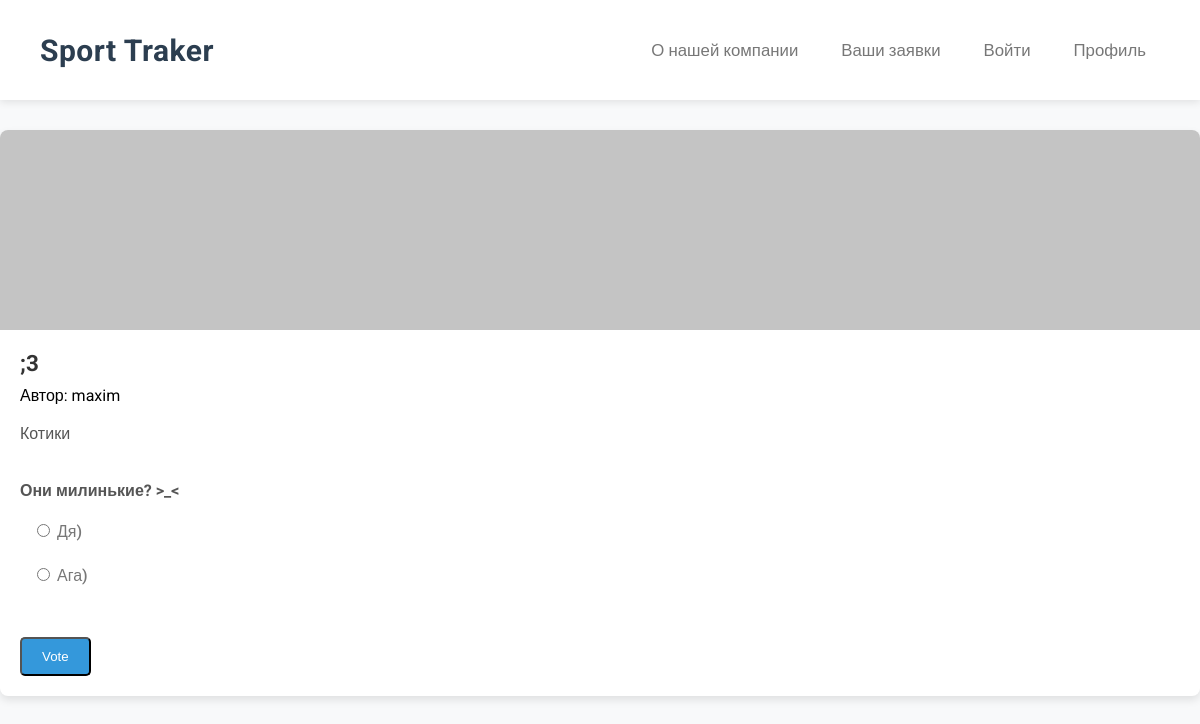
Screenshot of /voting?id=3 with the database file from the repository.
### main/models.py (models this page shows)
class Votings(models.Model):
    author = models.ForeignKey(User, on_delete=models.CASCADE)
    image = models.ImageField()
    name = models.TextField()
    description = models.TextField()
    questions_number = models.IntegerField()

class Questions(models.Model):
    voting = models.ForeignKey(Votings, on_delete=models.CASCADE)
    image = models.ImageField()
    question = models.TextField()
    type_of_voting = models.TextField()

class Answers(models.Model):
    question = models.ForeignKey(Questions, on_delete=models.CASCADE)
    answer = models.TextField()

### main/views.py (the view)
# urls.py: path('voting', voting, name='voting'),
def voting(request):
    context = {
        "is_admin": False,
        "is_auth": False,
        "IsExist": False
    }
    if request.user.is_superuser:
        context["is_admin"] = True
    id_of_page = request.GET.get("id", "not founded")
    if (id_of_page != "not founded"):
        _voting = Votings.objects.filter(id=id_of_page)
        if (len(_voting) != 0):
            context["IsExist"] = True
            context["about_label"] = _voting[0].name
            context["about_description"] = _voting[0].description
            context["author"] = _voting[0].author
            _questions = Questions.objects.filter(voting=_voting[0])
            data = []
            i = 0
            for quest in _questions:
                i += 1
                data.append({"questions" : quest, "answers" : Answers.objects.filter(question=quest)})
            context["data"] = data
        else:
            print("Not Founded")
    else:
        return redirect("/catalog/")
    return render(request, 'voting.html', context)

### main/templates/voting.html (shortened to what this page needs)
{% load static %}
<!DOCTYPE html>
<html lang="en">
<head>
    <link rel="stylesheet" href="{% static 'survey.css' %}">
    <link rel="stylesheet" href="{% static 'header.css' %}">
</head>
{% if is_admin %}
{% include 'header_admin.html' %}
{% else %}
{% include 'header_user.html' %}
{% endif %}
<body>
    <div class="container">
    <div class="item">
      <div class="img img-third"></div>
      <div class="card">
        {% if IsExist %}
        <h3>{{ about_label }}</h3>
        Автор: {{ author }}
        <p>{{ about_description }}</p>
        <form id="vote-form">
            {% for i in data %}
            <div class="question">
                <p>{{ i.questions.question }}</p>
                <div class="options_cards">
                {% if i.questions.type_of_voting == "one" %}
                    {% for ans in i.answers %}
                        <label><input type="radio" name="i.questions.id" value="{{ ans.id }}"> {{ ans.answer }}</label><br>
                    {% endfor %}
                {% else %}
                    {% for ans in i.answers %}
                        <label><input type="checkbox" name="i.questions.id" value="{{ ans.id }}"> {{ ans.answer }}</label><br>
                    {% endfor %}
                {% endif %}
                </div>
            </div>
            {% endfor %}
            <button type="submit" class="card_link">Vote</button>
        </form>
        {% else %}
        <h3>Голосование не найдено!</h3>
        {% endif %}
      </div>
    </div>
</div>
</body>
</html>

### main/static/survey.css (style rules this page uses)
body { margin: 0; font-family: 'Roboto', sans-serif; justify-content: center; align-items: center; min-height: 100vh; background-color: #f8f9fa; }
.container { display: flex; margin-left: auto; margin-right: auto; margin-top: 30px; flex-wrap: wrap; justify-content: center; max-width: 1200px; width: 100%; gap: 20px; }
.item { flex: 1 1 300px; background-color: #ffffff; border-radius: 8px; box-shadow: 0 4px 8px rgba(0, 0, 0, 0.1); overflow: hidden; display: flex; flex-direction: column; transition: transform 0.3s ease; }
.img { height: 200px; background-size: cover; background-position: center; background-color: #c4c4c4; }
.card { padding: 20px; display: flex; flex-direction: column; flex: 1; }
.card h3 { margin-top: 0; margin-bottom: 10px; font-size: 1.4em; color: #333333; }
.card p { margin-bottom: 15px; color: #555555; line-height: 1.6; flex: 1; }
.card_link { text-decoration: none; background-color: #007bff; color: white; padding: 10px 15px; border-radius: 4px; align-self: flex-start; transition: background-color 0.3s ease; }
.question { margin-bottom: 20px; }
.question p { font-weight: bold; margin-bottom: 10px; }
.options_cards { text-align: left; }
.options_cards label { display: block; margin-bottom: 5px; }
.card_link { display: inline-block; padding: 10px 20px; background-color: #3498db; color: white; text-decoration: none; border-radius: 5px; transition: background-color 0.3s ease; }
.options_cards { text-decoration: none; color: #777; font-weight: 500; transition: color 0.3s ease, background-color 0.3s ease; padding: 8px 12px; border-radius: 4px; white-space: nowrap; flex-shrink: 0; }

### rows the page displays
Votings: name ";3", description "Котики"
Questions: questions.question "Они милинькие? >_<"
Answers: answer "Дя)"
Answers: answer "Ага)"

### other values shown
{{ author }} "maxim"
